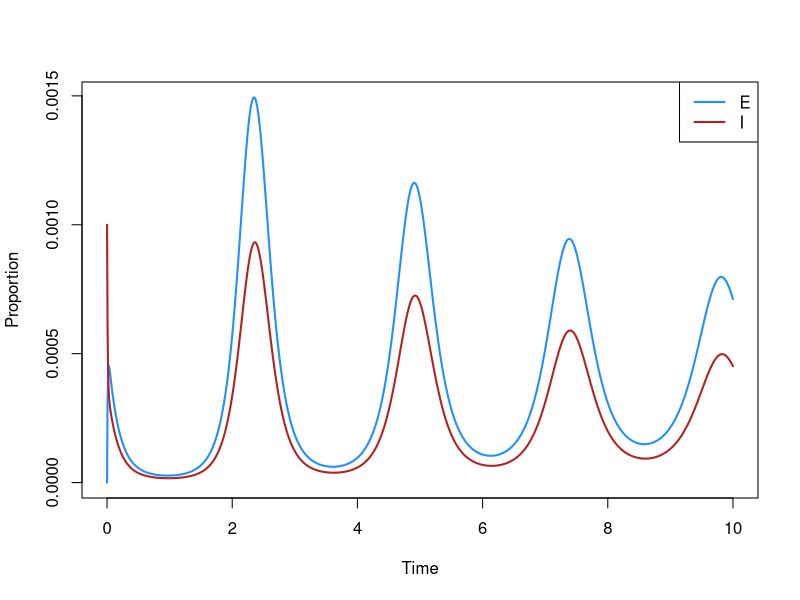
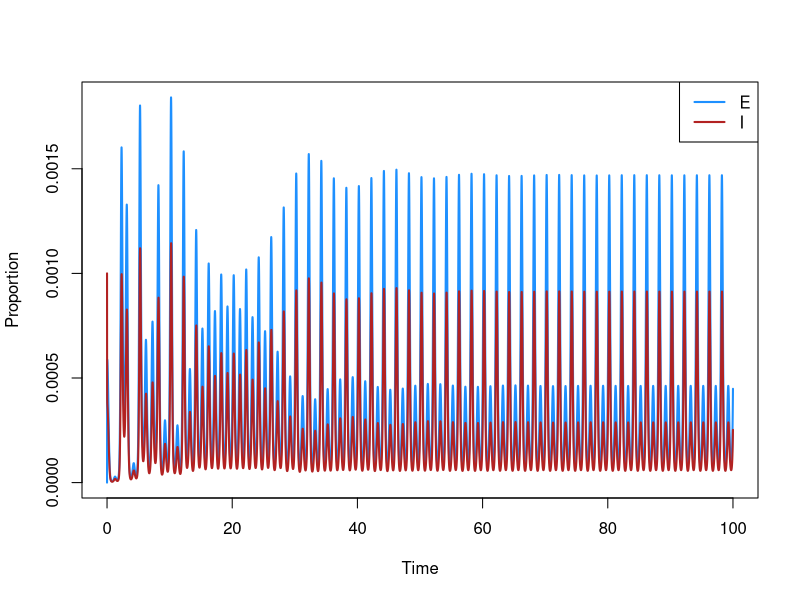
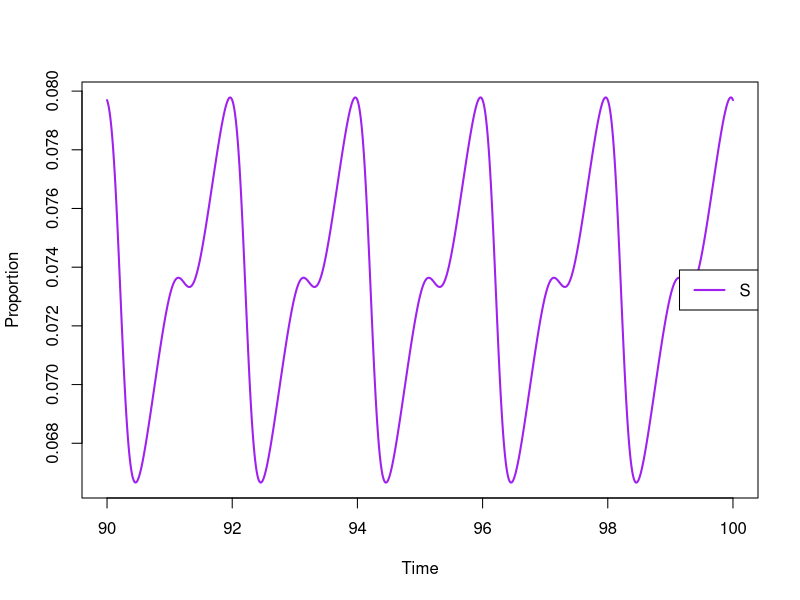
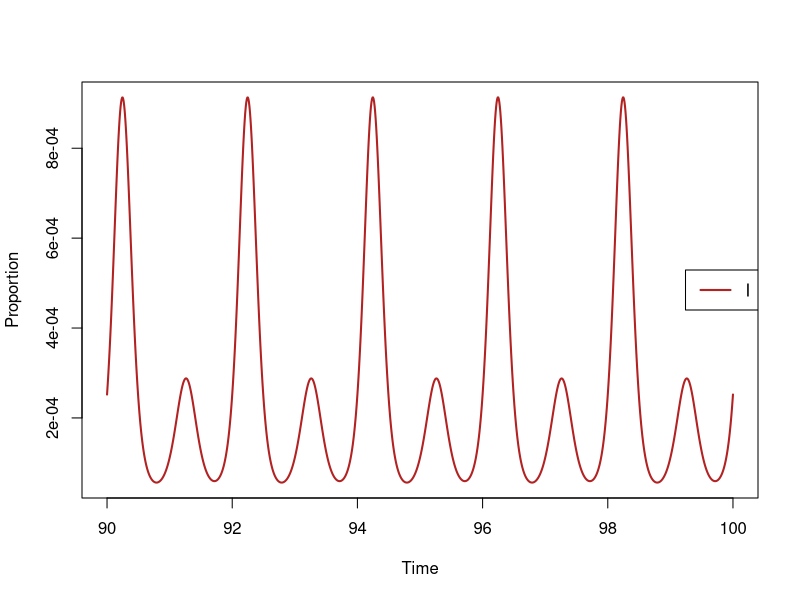
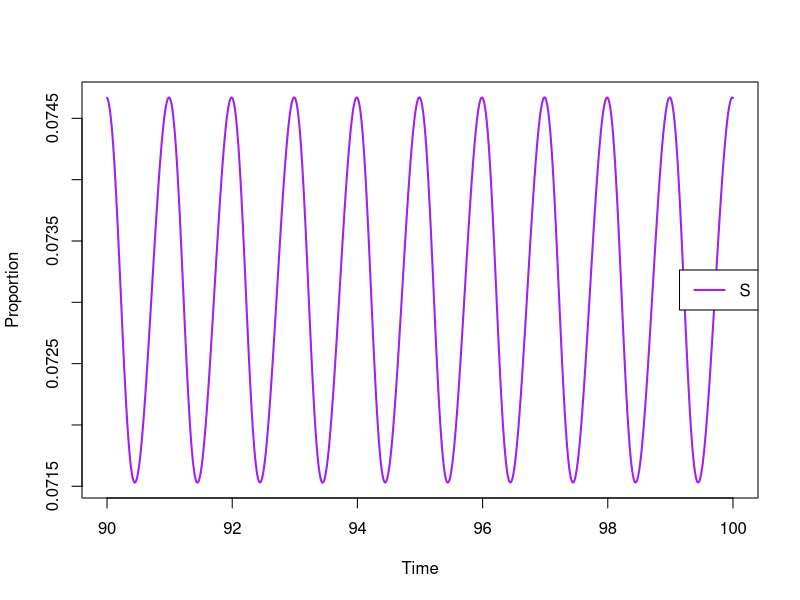
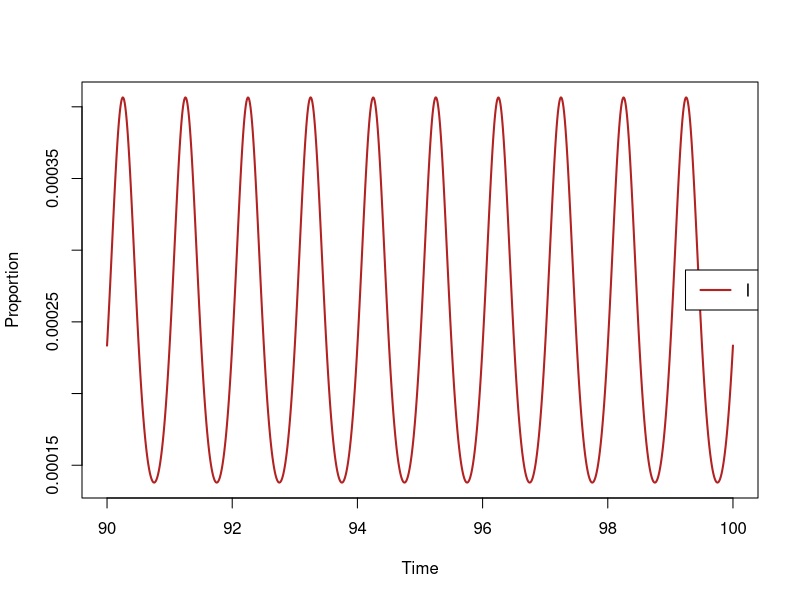
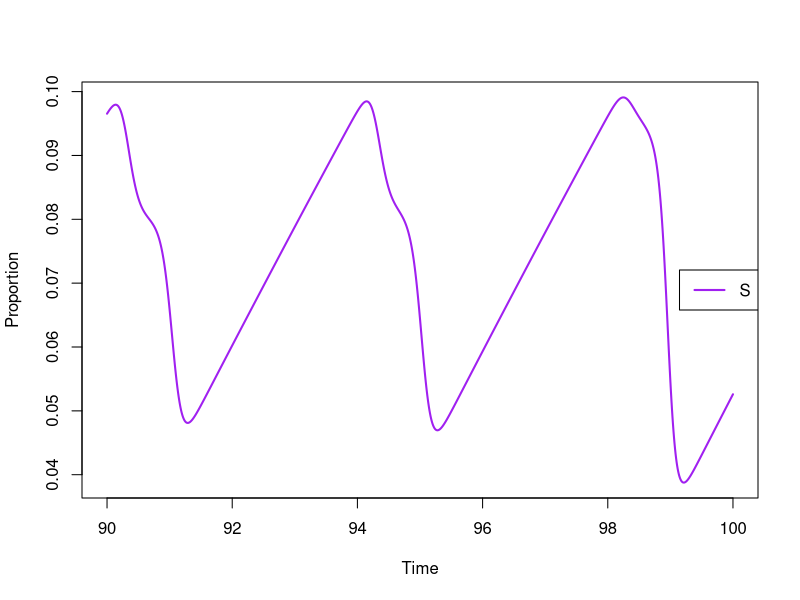
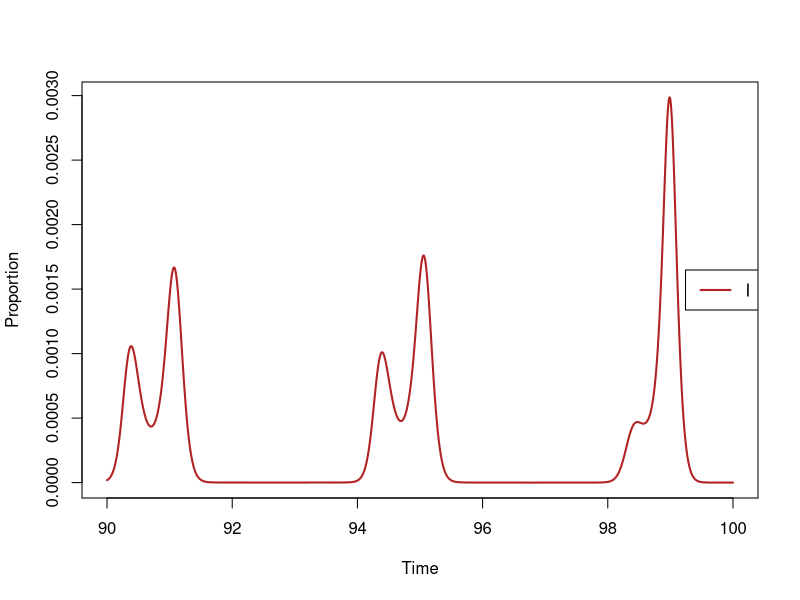

The R script that drew these images, in order:
## ---- chunk 1
knitr::opts_chunk$set(echo = TRUE)
setwd('/Users/jmarglou/Documents/courses/PHP1855/')
## ---- chunk 2
library(deSolve) 
library(dplyr)

seirmod = function(t, startconds, parms) { # inputs into the model are "t" 
  #- time, startconds = starting conditions and parms = parameters
  S = startconds[1]
  E = startconds[2]
  I = startconds[3]
  R = startconds[4]
  
  beta = parms["beta"]
  gamma = parms["gamma"]
  mu = parms['mu']
  sigma = parms['sigma']
  N = parms["N"]
  
  dS = mu*N -mu*S - beta * S * I
  dE = beta*S*I-mu*E-sigma*E
  dI = sigma*E - mu*I - gamma * I
  dR = gamma * I -mu*R
  
  res = c(dS, dE, dI, dR)
  list(res)
}

## ---- chunk 3
times = seq(0, 10, by = 1/120) # run from 0 to 10 years, resolved at intervals of 1/120
parms = c(mu = 1/50, beta = 1000, sigma = 365/8, gamma = 365/5, N = 1) # parameters in years
startconds = c(S = 0.06, E = 0, I = 0.001, R = 0.939)
out = as.data.frame(ode(startconds, times, seirmod, parms)) # uncomment this line to run the model
## ---- chunk 4
plot(times, out$E,type= "l", lwd = 2, col="dodgerblue",xlab = "", ylab = "")
title(xlab = "Time")
title(ylab = "Proportion")
#lines(times, out$E, lwd = 2, col = 'forestgreen')
lines(times, out$I, lwd = 2, col = "firebrick")
#lines(times, out$R, lwd = 2, col = "purple")

legend("topright",
       legend = c("E", "I"),
       col = c("dodgerblue", "firebrick"),
       lty = c(1, 1),
       lwd = c(2, 2))
## ---- chunk 5

seir_seasonal_mod = function(t, startconds, parms) { # inputs into the model are "t" 
  #- time, startconds = starting conditions and parms = parameters
  S = startconds[1]
  E = startconds[2]
  I = startconds[3]
  R = startconds[4]
  
  beta0 = parms["beta0"]
  beta1 = parms["beta1"]
  gamma = parms["gamma"]
  mu = parms['mu']
  sigma = parms['sigma']
  N = parms["N"]
  
  beta = beta0 * (1 + beta1 * cos(2*pi*t))
  
  dS = mu*N -mu*S - beta * S * I
  dE = beta*S*I-mu*E-sigma*E
  dI = sigma*E - mu*I - gamma * I
  dR = gamma * I -mu*R
  
  res = c(dS, dE, dI, dR)
  list(res)
}

parms = c(mu = 1/50, beta0 = 1000, beta1 = .2, sigma = 365/8, gamma = 365/5, N = 1) # parameters in years
times = seq(0, 100, by = 1/120) # run from 0 to 10 years, resolved at intervals of 1/120
out = as.data.frame(ode(startconds, times, seir_seasonal_mod, parms)) # uncomment this line to run the model

plot(times, out$E,type= "l", lwd = 2, col="dodgerblue",xlab = "", ylab = "")
title(xlab = "Time")
title(ylab = "Proportion")
#lines(times, out$E, lwd = 2, col = 'forestgreen')
lines(times, out$I, lwd = 2, col = "firebrick")
#lines(times, out$R, lwd = 2, col = "purple")

legend("topright",
       legend = c("E", "I"),
       col = c("dodgerblue", "firebrick"),
       lty = c(1, 1),
       lwd = c(2, 2))

## ---- chunk 6
out_postburnin <- out[out$time >=90, ]
plot(out_postburnin$time, out_postburnin$S,type= "l", lwd = 2, col="purple",xlab = "", ylab = "")
title(xlab = "Time")
title(ylab = "Proportion")
#lines(times, out$E, lwd = 2, col = 'forestgreen')
#lines(out_postburnin$time, out_postburnin$I, lwd = 2, col = "firebrick")
#lines(times, out$R, lwd = 2, col = "purple")

legend("right",
       legend = c("S"),
       col = c("purple"),
       lty = c(1, 1),
       lwd = c(2, 2))

## ---- chunk 7
out_postburnin <- out[out$time >=90, ]
plot(out_postburnin$time, out_postburnin$I,type= "l", lwd = 2, col="firebrick",xlab = "", ylab = "")
title(xlab = "Time")
title(ylab = "Proportion")
#lines(times, out$E, lwd = 2, col = 'forestgreen')
#lines(out_postburnin$time, out_postburnin$I, lwd = 2, col = "firebrick")
#lines(times, out$R, lwd = 2, col = "purple")

legend("right",
       legend = c("I"),
       col = c("firebrick"),
       lty = c(1, 1),
       lwd = c(2, 2))

## ---- chunk 8
parms = c(mu = 1/50, beta0 = 1000, beta1 = .1, sigma = 365/8, gamma = 365/5, N = 1) # parameters in years
times = seq(0, 100, by = 1/120) # run from 0 to 10 years, resolved at intervals of 1/120
out = as.data.frame(ode(startconds, times, seir_seasonal_mod, parms)) # uncomment this line to run the model
out_postburnin <- out[out$time >=90, ]

plot(out_postburnin$time, out_postburnin$S,type= "l", lwd = 2, col="purple",xlab = "", ylab = "")
title(xlab = "Time")
title(ylab = "Proportion")
#lines(times, out$E, lwd = 2, col = 'forestgreen')
#lines(out_postburnin$time, out_postburnin$I, lwd = 2, col = "firebrick")
#lines(times, out$R, lwd = 2, col = "purple")

legend("right",
       legend = c("S"),
       col = c("purple"),
       lty = c(1, 1),
       lwd = c(2, 2))

plot(out_postburnin$time, out_postburnin$I,type= "l", lwd = 2, col="firebrick",xlab = "", ylab = "")
title(xlab = "Time")
title(ylab = "Proportion")
#lines(times, out$E, lwd = 2, col = 'forestgreen')
#lines(out_postburnin$time, out_postburnin$I, lwd = 2, col = "firebrick")
#lines(times, out$R, lwd = 2, col = "purple")

legend("right",
       legend = c("I"),
       col = c("firebrick"),
       lty = c(1, 1),
       lwd = c(2, 2))

## ---- chunk 9
parms = c(mu = 1/50, beta0 = 1000, beta1 = .25, sigma = 365/8, gamma = 365/5, N = 1) # parameters in years
times = seq(0, 100, by = 1/120) # run from 0 to 10 years, resolved at intervals of 1/120
out = as.data.frame(ode(startconds, times, seir_seasonal_mod, parms)) # uncomment this line to run the model
out_postburnin <- out[out$time >=90, ]

plot(out_postburnin$time, out_postburnin$S,type= "l", lwd = 2, col="purple",xlab = "", ylab = "")
title(xlab = "Time")
title(ylab = "Proportion")
#lines(times, out$E, lwd = 2, col = 'forestgreen')
#lines(out_postburnin$time, out_postburnin$I, lwd = 2, col = "firebrick")
#lines(times, out$R, lwd = 2, col = "purple")

legend("right",
       legend = c("S"),
       col = c("purple"),
       lty = c(1, 1),
       lwd = c(2, 2))

plot(out_postburnin$time, out_postburnin$I,type= "l", lwd = 2, col="firebrick",xlab = "", ylab = "")
title(xlab = "Time")
title(ylab = "Proportion")
#lines(times, out$E, lwd = 2, col = 'forestgreen')
#lines(out_postburnin$time, out_postburnin$I, lwd = 2, col = "firebrick")
#lines(times, out$R, lwd = 2, col = "purple")

legend("right",
       legend = c("I"),
       col = c("firebrick"),
       lty = c(1, 1),
       lwd = c(2, 2))

## ---- chunk 10
parms = c(mu = 1/50, beta0 = 1000, beta1 = .25001, sigma = 365/8, gamma = 365/5, N = 1) # parameters in years
times = seq(0, 100, by = 1/120) # run from 0 to 10 years, resolved at intervals of 1/120
out = as.data.frame(ode(startconds, times, seir_seasonal_mod, parms)) # uncomment this line to run the model
out_postburnin <- out[out$time >=90, ]

plot(out_postburnin$time, out_postburnin$S,type= "l", lwd = 2, col="purple",xlab = "", ylab = "")
title(xlab = "Time")
title(ylab = "Proportion")
#lines(times, out$E, lwd = 2, col = 'forestgreen')
#lines(out_postburnin$time, out_postburnin$I, lwd = 2, col = "firebrick")
#lines(times, out$R, lwd = 2, col = "purple")

legend("right",
       legend = c("S"),
       col = c("purple"),
       lty = c(1, 1),
       lwd = c(2, 2))

plot(out_postburnin$time, out_postburnin$I,type= "l", lwd = 2, col="firebrick",xlab = "", ylab = "")
title(xlab = "Time")
title(ylab = "Proportion")
#lines(times, out$E, lwd = 2, col = 'forestgreen')
#lines(out_postburnin$time, out_postburnin$I, lwd = 2, col = "firebrick")
#lines(times, out$R, lwd = 2, col = "purple")

legend("right",
       legend = c("I"),
       col = c("firebrick"),
       lty = c(1, 1),
       lwd = c(2, 2))

## ---- chunk 11
parms = c(mu = 1/50, beta0 = 1000, beta1 = .2, sigma = 365/8, gamma = 365/5, N = 1) # parameters in years
times = seq(0, 100, by = 1/120) # run from 0 to 10 years, resolved at intervals of 1/120
out = as.data.frame(ode(startconds, times, seir_seasonal_mod, parms)) # uncomment this line to run the model
out <- out %>%
  mutate(year = floor(out$time))

out_postburnin <- out %>%
  filter(year >= 90 & year < 100)


out_postburnin_summary <- out_postburnin %>%
  group_by(year) %>%
  summarize(yearly_I = max(I)) %>%
  mutate(yearly_I = round(yearly_I, 6))

out_postburnin_summary
## ---- chunk 12
plot(out_postburnin_summary$year, out_postburnin_summary$yearly_I, type= "l", lwd = 2, col="firebrick",xlab = "", ylab = "")
title(xlab = "Year")
title(ylab = "Maximum size of infected class")
## ---- chunk 13
beta1vec <- seq(0, .25, length = 101)

all_results_df <- data.frame(
  beta1 = numeric(),
  peak_size = numeric()
)

for (beta1_draw in beta1vec) {
  parms = c(mu = 1/50, beta0 = 1000, beta1 = beta1_draw, sigma = 365/8, gamma = 365/5, N = 1) # parameters in years
  times = seq(0, 100, by = 1/120) # run from 0 to 10 years, resolved at intervals of 1/120
  out = as.data.frame(ode(startconds, times, seir_seasonal_mod, parms)) # uncomment this line to run the model
  out <- out %>%
    mutate(year = floor(out$time))
  
  out_postburnin <- out %>%
    filter(year >= 90 & year < 100)
  
  
  out_postburnin_summary <- out_postburnin %>%
    group_by(year) %>%
    summarize(yearly_I = max(I)) %>%
    mutate(yearly_I = round(yearly_I, 6))
  
  peaks <- unique(out_postburnin_summary$yearly_I)
  
  peaks_df <- data.frame(
    beta1 = beta1_draw, 
    peak_size = peaks
  )
  all_results_df <- bind_rows(all_results_df, peaks_df)
}

## ---- chunk 14
plot(all_results_df$beta1, all_results_df$peak_size, type= "p", pch = 20, cex = .5, col="firebrick", xlab = "beta1", ylab = "number of peaks")
